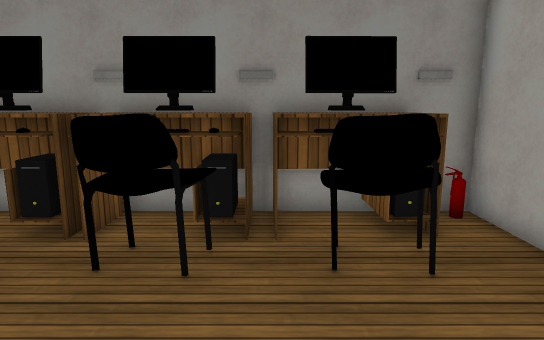
[1] (above)

17 first-person views from a walk through a scene from a Unity 3-D project. The camera is 1.3 m above the floor, tilts 10° down and sees 75° across. Doors are open. The floor is counted in squares, 0.5 m on a side. Each view is taken from the middle of a square. On the plan, view 1 faces up. The plan holds only what a view shows up to about 20 squares ahead; the rest is blank. The player is left out. Surface patterns are stand-ins for the level's own textures.

[2]
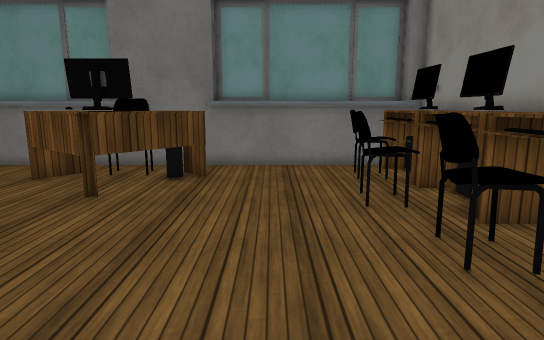

[3]
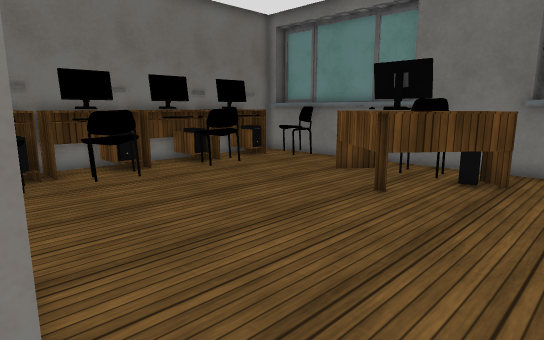

[4]
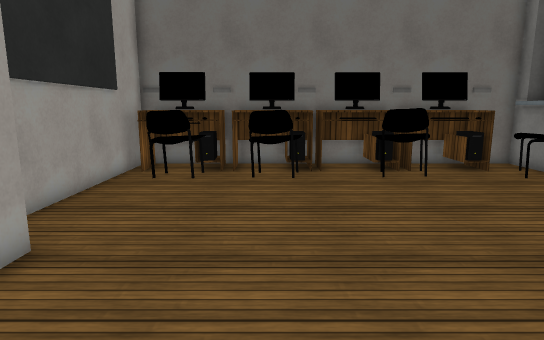

[5]
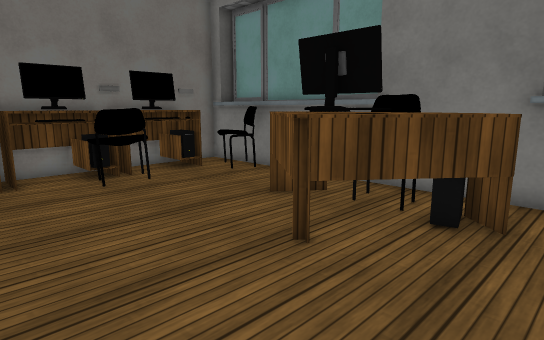

[6]
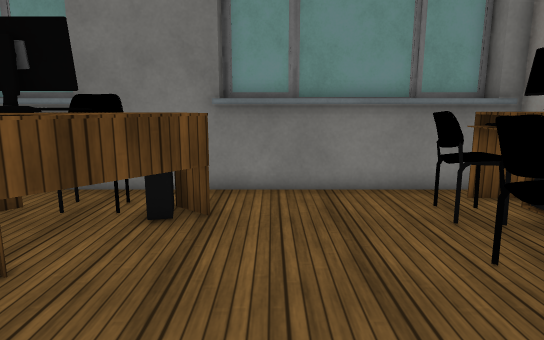

[7]
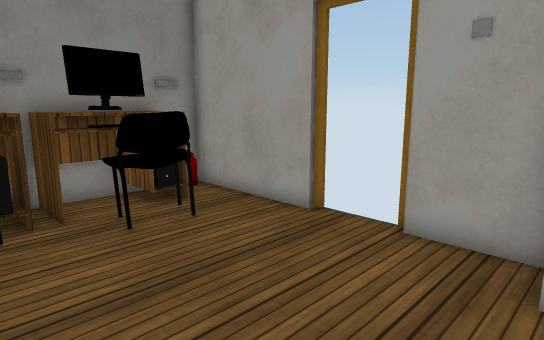

[8]
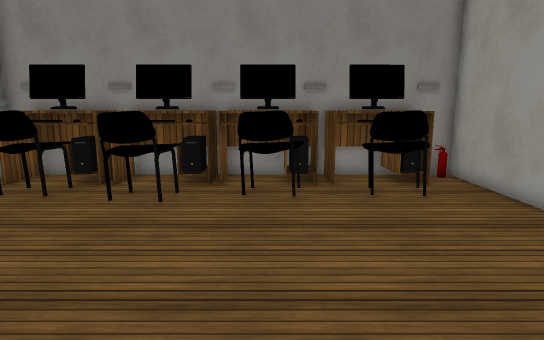

[9]
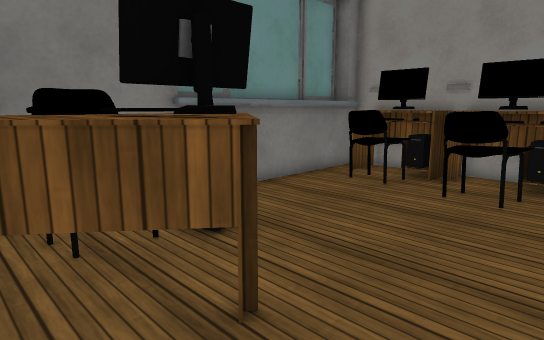

[10]
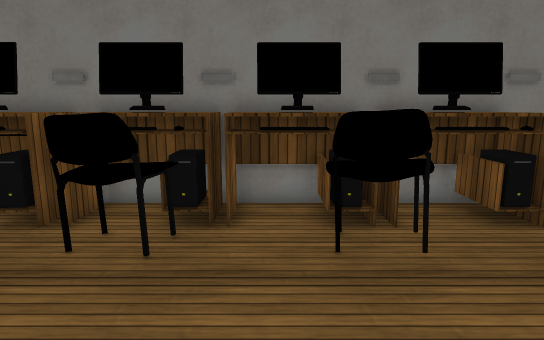

[11]
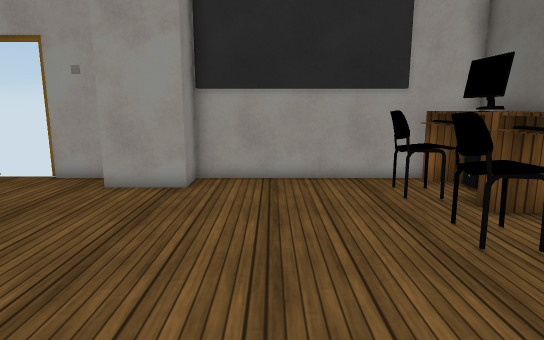

[12]
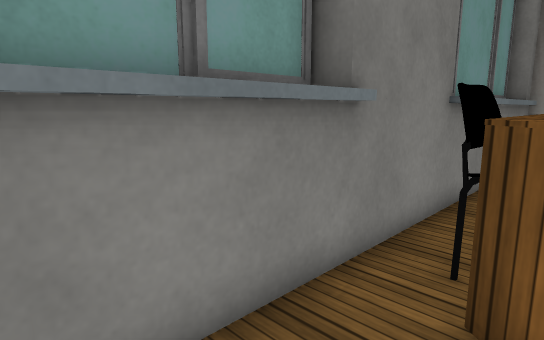

[13]
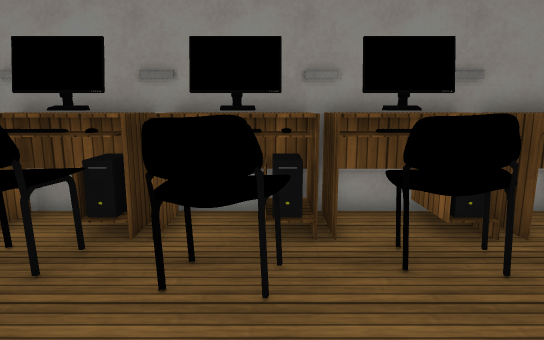

[14]
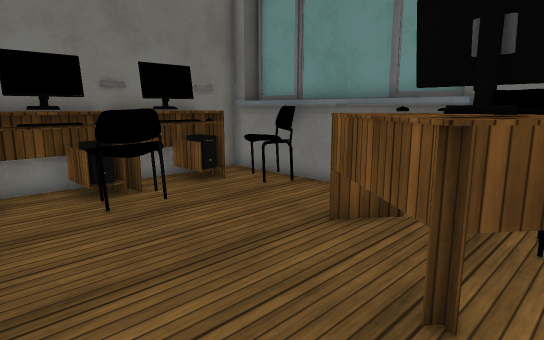

[15]
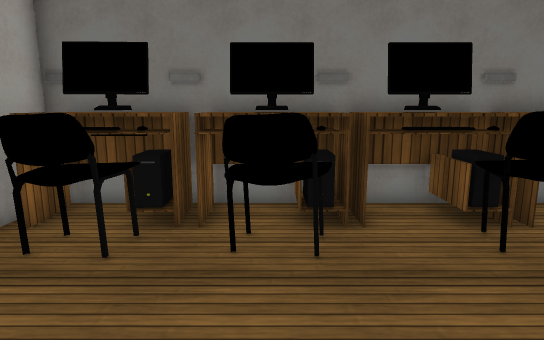

[16]
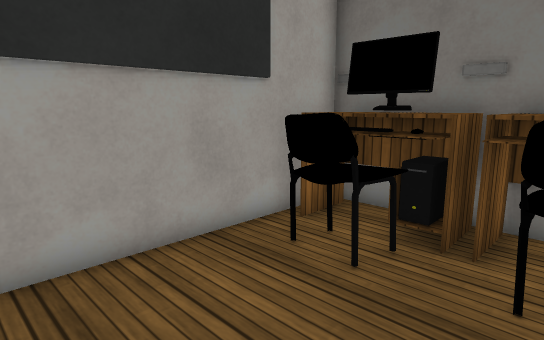

[17]
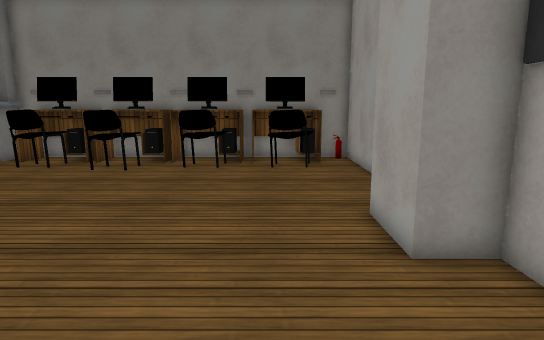

### Floor plan
Key: @ floor where view 1 was taken; # wall or solid block; . floor; D open door; ^ raised ledge; T table; E fire extinguisher; O other object.
Columns run from 13 left of view 1 to 5 right of it. Each row starts with its distance up from view 1.
  9  ##################
  8 ##TTTTTTTTTTTTTTTE#
  7 #^TTTTTTTTTTTTTTT.#
  6 #^.TTT TT.TTT.T T.#
  5 #^.TT.TTT.TTT.TTT.#
  4 #^.....TT.........#
  3 #^................D
  2 #^................D
  1 #^................D
  0 #^...........@....#
 -1 ##.TTT...........##
 -2  #.TTTT.........##
 -3  ^TTTTTT........##
 -4  ^TTTTTT........###
 -5 ##.TTTT...........O
 -6 #^.TTT............O
 -7 #^..T.............O
 -8 #^................O
 -9 #^................O
-10 #^TT..............O
-11 #T T..TTT..TTT.TT O
-12 #^TTTTTTTTTTTTTTTT#
-13 #^.TTTTTTTTTTTTTTT#
-14 ##OTTTTTTTTTTTTTTT#

Positions as (right, up) in squares from view 1, and headings:
1: (0, 0), facing up
2: (4, 2), facing left
3: (4, 2), facing down-left
4: (-1, 2), facing down
5: (-1, 1), facing down-left
6: (-1, 1), facing left
7: (-2, -2), facing up-right
8: (-2, -5), facing up
9: (-3, -6), facing up-left
10: (-4, -5), facing down
11: (-8, -7), facing right
12: (-9, -10), facing up-left
13: (-5, 0), facing up
14: (-2, -2), facing down-left
15: (-1, -5), facing down
16: (-1, -6), facing down-right
17: (1, -10), facing up
